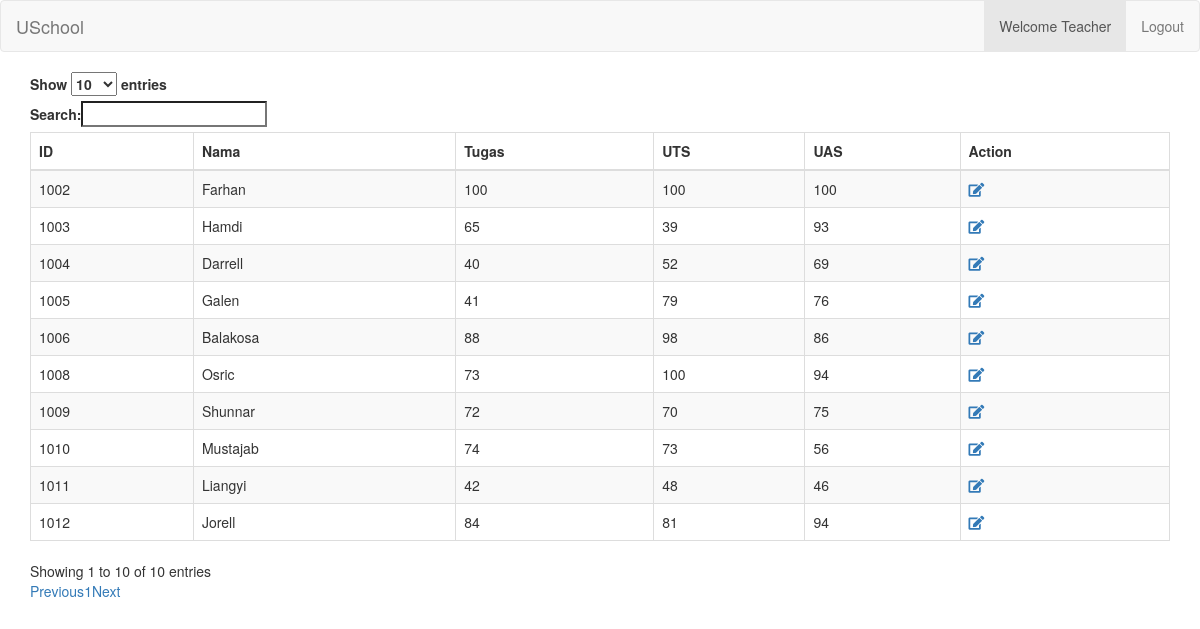
The app's page /Challenge/Teacher.php (signed in) with its own data.
### tables this page shows
CREATE TABLE `grade` (
  `user_id` varchar(10) NOT NULL,
  `nilai_tugas` int(11) NOT NULL,
  `nilai_uts` int(11) NOT NULL,
  `nilai_uas` int(11) NOT NULL
);

CREATE TABLE `user` (
  `user_id` varchar(10) NOT NULL,
  `password` varchar(255) NOT NULL,
  `first_name` varchar(255) NOT NULL,
  `last_name` varchar(255) NOT NULL,
  `role_id` int(11) NOT NULL,
  `address` varchar(255) NOT NULL
);

### Challenge/include/koneksi.php (called while the page is built, shortened)
<?php
    class database{
        public function __construct()
        {
            $host = "localhost";
            $dbname = "uschool";
            $username = "root";
            $password = "";
            $this->db = new PDO("mysql:host={$host};dbname={$dbname}", $username, $password);
        }
        public function grade(){
            $query = $this->db->prepare("select * from grade join user on grade.user_id= user.user_id ");
            $query->execute();
            $data = $query->fetchAll();
            return $data;
        }
    }

### Challenge/Teacher.php (the view, shortened to what this page needs)
<!DOCTYPE html>
<?php
include 'include/koneksi.php';
$db = new database();
$data = $db->grade();
?>
<html lang="en">
<head>
    <link rel="stylesheet" href="https://maxcdn.bootstrapcdn.com/bootstrap/3.4.1/css/bootstrap.min.css">
    <link href="http://cdnjs.cloudflare.com/ajax/libs/font-awesome/4.3.0/css/font-awesome.min.css" rel="stylesheet" type="text/css">
    <link rel="stylesheet" href="https://cdnjs.cloudflare.com/ajax/libs/font-awesome/5.11.2/css/all.min.css">
    <link rel="stylesheet" href="https://cdn.datatables.net/1.10.19/css/dataTables.bootstrap.min.css">
</head>
<body>
    <nav class="navbar navbar-default">
        <div class="container-fluid">
            <div class="navbar-header">
                <a href="index.php" class="navbar-brand">USchool</a>
            </div>
            <ul class="nav navbar-nav navbar-right">
                <li class="active"><a href="index.php">Welcome Teacher</a></li>
                <li id="logout"><a href="controller/logout.php">Logout</a></li>
            </ul>
        </div>
    </nav>
    <div class="container">
        <table id="example" class="table table-striped table-bordered">
            <thead>
                <tr>
                    <th>ID</th>
                    <th>Nama</th>
                    <th>Tugas </th>
                    <th>UTS</th>
                    <th>UAS</th>
                    <th>Action</th>
                </tr>
            </thead>
            <tbody>
                <?php foreach ($data as $value) : ?>
                    <tr>
                        <td><?php echo $value['user_id'] ?></td>
                        <td><?php echo $value['first_name'] ?></td>
                        <td><?php echo $value['nilai_tugas'] ?></td>
                        <td><?php echo $value['nilai_uts'] ?></td>
                        <td><?php echo $value['nilai_uas'] ?></td>
                        <td>
                            <a href="view/edit.php?user_id=<?php echo $value['user_id'] ?>"><i class="fas fa-edit"></i></a>
                        </td>
                    </tr>
                <?php endforeach; ?>
            </tbody>
        </table>
    </div>
</body>
</html>

### records on screen
grade: user.user_id "1002", user.first_name "Farhan", nilai_tugas "100", nilai_uts "100", nilai_uas "100"
grade: user.user_id "1003", user.first_name "Hamdi", nilai_tugas "65", nilai_uts "39", nilai_uas "93"
grade: user.user_id "1004", user.first_name "Darrell", nilai_tugas "40", nilai_uts "52", nilai_uas "69"
grade: user.user_id "1005", user.first_name "Galen", nilai_tugas "41", nilai_uts "79", nilai_uas "76"
grade: user.user_id "1006", user.first_name "Balakosa", nilai_tugas "88", nilai_uts "98", nilai_uas "86"
grade: user.user_id "1008", user.first_name "Osric", nilai_tugas "73", nilai_uts "100", nilai_uas "94"
grade: user.user_id "1009", user.first_name "Shunnar", nilai_tugas "72", nilai_uts "70", nilai_uas "75"
grade: user.user_id "1010", user.first_name "Mustajab", nilai_tugas "74", nilai_uts "73", nilai_uas "56"
grade: user.user_id "1011", user.first_name "Liangyi", nilai_tugas "42", nilai_uts "48", nilai_uas "46"
grade: user.user_id "1012", user.first_name "Jorell", nilai_tugas "84", nilai_uts "81", nilai_uas "94"
